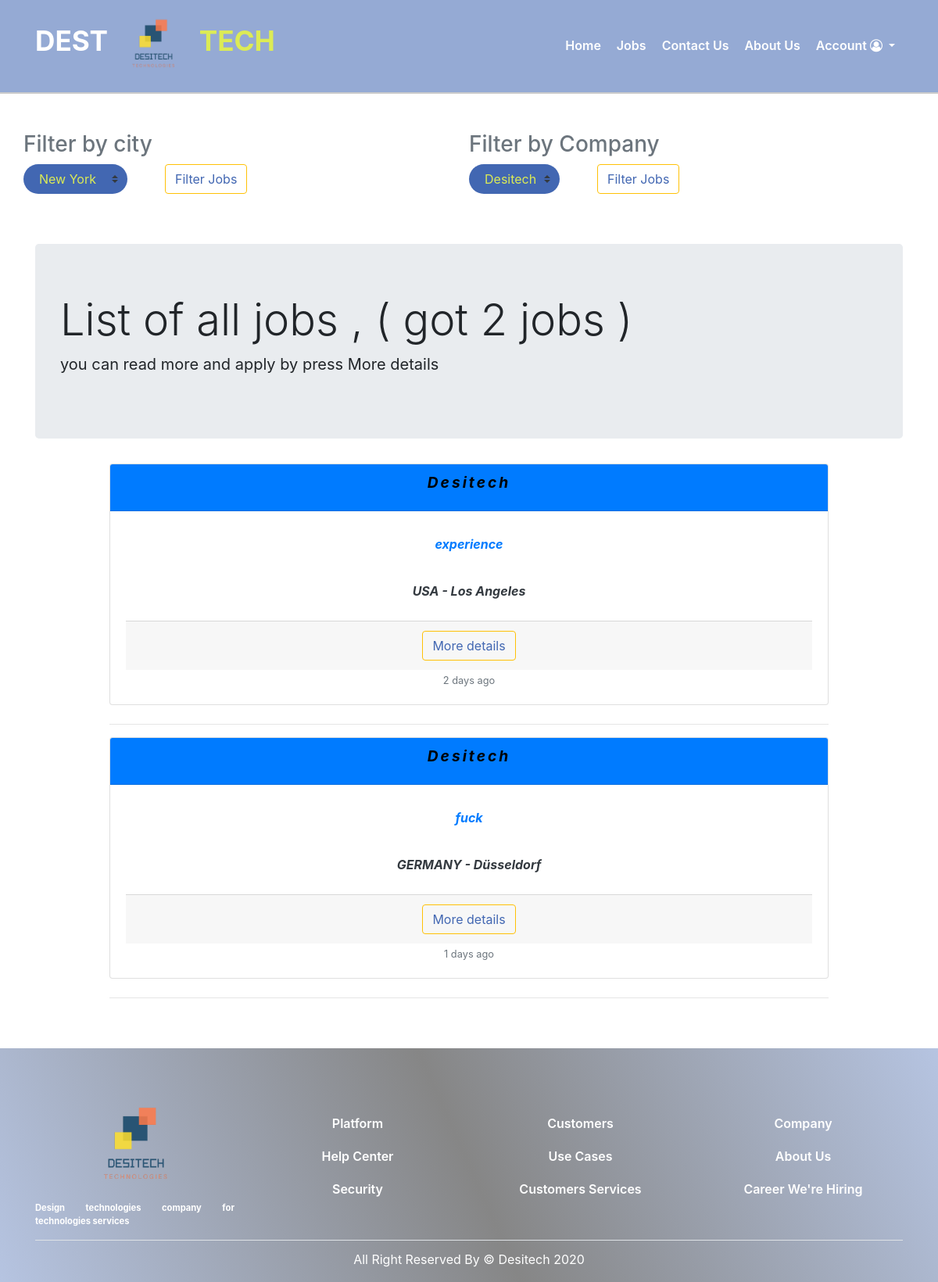
/jobs/listjobs/, run on an earlier commit of the app's database.
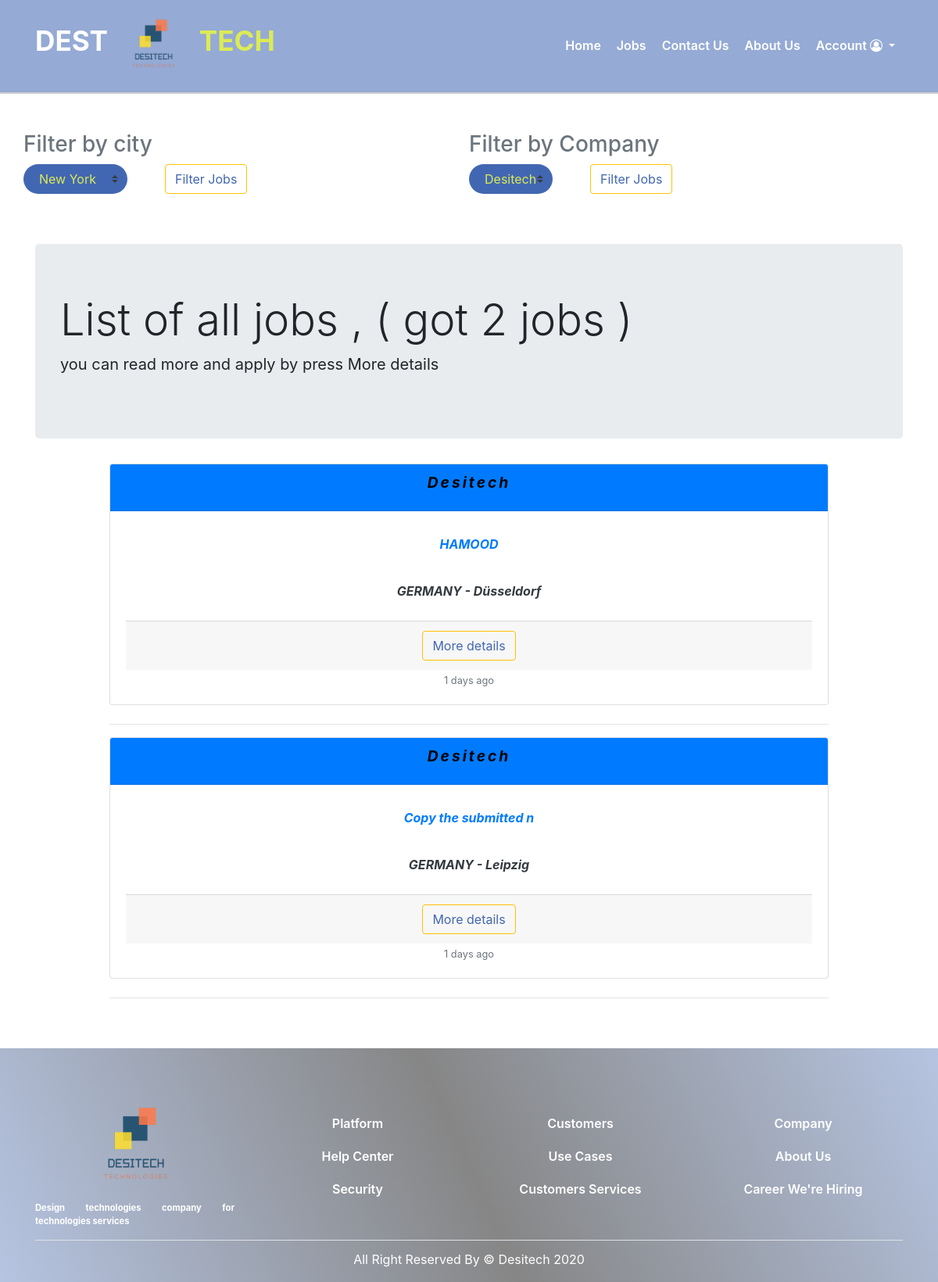
And on a later commit of the database.
### jobs/models.py (models this page shows)
class Job (models.Model):
    publish_By =models.ForeignKey(User , on_delete=models.CASCADE)
    title = models.CharField(max_length=50)
    abstract = models.TextField()
    skills = models.TextField()
    description = models.TextField()
    country = models.ForeignKey(Country, on_delete=models.SET_NULL, null=True)
    city = models.ForeignKey(City, on_delete=models.SET_NULL, null=True)
    date = models.DateTimeField(auto_now_add=True)
    job_manger = models.Manager()
    def get_days_ago (self):
        return  datetime.now().day - self.date.day

### accounts/models/Country.py (models this page shows)
class Country(models.Model):
    name = models.CharField(max_length=30)
    class Meta:
        verbose_name_plural = "Countries"
    def __str__(self):
        return self.name

### accounts/models/City.py (models this page shows)
class City(models.Model):
    country = models.ForeignKey(Country, on_delete=models.CASCADE)
    name = models.CharField(max_length=30)
    class Meta:
        verbose_name_plural = "Cities"
    def __str__(self):
        return self.name

### jobs/views/AllJobsView.py (the view)
# urls.py: path('listjobs/', AllJobsView.AllJobsView.as_view(), name='all-jobs-list'),
class AllJobsView(ListView):
    model = Job
    template_name = 'list_jobs.html'
    context_object_name = 'jobs'
    ordering = ['date']
    jobs = Job.job_manger.all()
    def get_context_data(self, **kwargs):
        context = super(AllJobsView, self).get_context_data(**kwargs)
        Cities = City.objects.all()
        Companies = Company_profile.objects.all()
        jobs = self.get_queryset()
        context['jobs'] = jobs
        context['jobsCount'] = len (jobs)
        context['Cities'] = Cities
        context['Companies'] = Companies
        return context

### jobs/templates/list_jobs.html (shortened to what this page needs)
{% extends 'shared/_base.html' %}
{% load static %}
{% block content%}
  <div class="container mt-5">
  <div class='row'>
        <div class='col-lg-6 col-md-6 col-sm-12 col-xs-6'>
            <div class="row justify-content-start animate__animated animate__fadeInUp">
                <form method='post' action = {% url 'jobs:job-filter-by-city'%}>
                    <h3 class="text-muted">Filter by city</h3>
                      <div class="input-group mb-5">
                          <select class="custom-select " id='filter-select-jobs' name='city'>
                            {% for city in Cities %}
                              <option>{{city}}</option>
                            {% endfor %}
                          </select>
                          <input type = 'submit' value ='Filter Jobs' class='btn btn-outline-warning   ml-5' id='filter-btn-jobs'>
                      </div>
                </form>
              </div>
        </div>
       <div class='col-lg-6 col-md-6 col-sm-12 col-xs-6'>
          <div class="row justify-content-start animate__animated animate__fadeInUp">
            <form method='post' action = {% url 'jobs:job-filter-by-Company'%}>
                <h3 class="text-muted">Filter by Company</h3>
                  <div class="input-group mb-5">
                      <select class="custom-select " id='filter-select-jobs' name='company'>
                        {% for company in Companies %}
                          <option>{{company.Name}}</option>
                        {% endfor %}
                      </select>
                      <input type = 'submit' value ='Filter Jobs' class='btn btn-outline-warning   ml-5' id='filter-btn-jobs'>
                  </div>
            </form>
          </div>
      </div>
  </div>
      <div  class="jumbotron mt-3 animate__animated animate__fadeInLeftBig">
        <h1 class="display-4"> List of all jobs , ( got {{jobsCount}} jobs )</h1>
        <p class="lead"><strong>you can read more and apply by press More details</strong></p>
      </div>
      <div class="row justify-content-md-center">
        <div class="col-sm-10 animate__animated animate__fadeInLeft">
          {% for job in jobs  %}
            {% include "cards/JobsListCard.html" %}
          {% endfor %}
        </div>
      </div>
  </div>
{% endblock %}

### jobs/templates/cards/JobsListCard.html
<div class="card text-center  mb-4">
    <div class="card-header bg-primary text-warning">
       {% if job.publish_By.is_superuser %}
           <h4 class="card-title">Desitech</h4>
       {% else %}
           <h4 class="card-title text-light">{{job.publish_By.company_profile.Name}}</h4>
      {% endif %}
    </div>
    <div class="card-body">
        <p class="card-text text-primary"><strong>{{job.title}}</strong></p>
        <p class="card-text text-dark"><strong>{{job.country}} - {{job.city}}</strong></p>
        <div class="card-footer">
             <a href={% url 'jobs:job-detail' job.id %} class='btn btn-outline-warning ' id='filter-btn-jobs'>More details</a>
        </div>
       <small class="card-text text-muted">{{job.get_days_ago}} days ago</small>
    </div>
</div>
<hr>

What changed in the data, as far as the page shows it:
removed Job: shows "Desitech", title "experience", country "USA", city "Los Angeles", get_days_ago "2"
changed Job "Düsseldorf": title "fuck" → "HAMOOD"
added Job: shows "Desitech", title "Copy the submitted n", country "GERMANY", city "Leipzig", get_days_ago "1"
